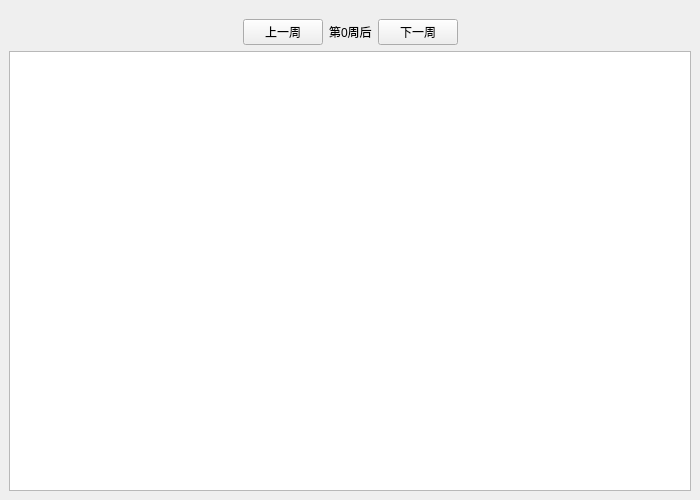
<?xml version="1.0" encoding="UTF-8"?>
<ui version="4.0">
 <class>MainWindow</class>
 <widget class="QMainWindow" name="MainWindow">
  <property name="geometry">
   <rect>
    <x>0</x>
    <y>0</y>
    <width>700</width>
    <height>500</height>
   </rect>
  </property>
  <property name="windowTitle">
   <string>MainWindow</string>
  </property>
  <widget class="QWidget" name="centralwidget">
   <layout class="QGridLayout" name="gridLayout_2">
    <item row="0" column="0">
     <layout class="QGridLayout" name="gridLayout">
      <property name="topMargin">
       <number>10</number>
      </property>
      <property name="horizontalSpacing">
       <number>6</number>
      </property>
      <item row="0" column="4">
       <spacer name="horizontalSpacer_2">
        <property name="orientation">
         <enum>Qt::Horizontal</enum>
        </property>
        <property name="sizeHint" stdset="0">
         <size>
          <width>40</width>
          <height>20</height>
         </size>
        </property>
       </spacer>
      </item>
      <item row="0" column="2">
       <widget class="QLabel" name="label">
        <property name="sizePolicy">
         <sizepolicy hsizetype="Minimum" vsizetype="Minimum">
          <horstretch>0</horstretch>
          <verstretch>0</verstretch>
         </sizepolicy>
        </property>
        <property name="text">
         <string>第0周后</string>
        </property>
       </widget>
      </item>
      <item row="0" column="0">
       <spacer name="horizontalSpacer">
        <property name="orientation">
         <enum>Qt::Horizontal</enum>
        </property>
        <property name="sizeHint" stdset="0">
         <size>
          <width>40</width>
          <height>20</height>
         </size>
        </property>
       </spacer>
      </item>
      <item row="0" column="1">
       <widget class="QPushButton" name="pushButton">
        <property name="sizePolicy">
         <sizepolicy hsizetype="Minimum" vsizetype="Fixed">
          <horstretch>0</horstretch>
          <verstretch>0</verstretch>
         </sizepolicy>
        </property>
        <property name="text">
         <string>上一周</string>
        </property>
       </widget>
      </item>
      <item row="1" column="0" colspan="5">
       <widget class="QTableWidget" name="tableWidget"/>
      </item>
      <item row="0" column="3">
       <widget class="QPushButton" name="pushButton_2">
        <property name="sizePolicy">
         <sizepolicy hsizetype="Minimum" vsizetype="Fixed">
          <horstretch>0</horstretch>
          <verstretch>0</verstretch>
         </sizepolicy>
        </property>
        <property name="text">
         <string>下一周</string>
        </property>
       </widget>
      </item>
     </layout>
    </item>
   </layout>
  </widget>
  <widget class="QMenuBar" name="menuBar">
   <property name="geometry">
    <rect>
     <x>0</x>
     <y>0</y>
     <width>700</width>
     <height>21</height>
    </rect>
   </property>
  </widget>
 </widget>
 <resources/>
 <connections/>
</ui>
